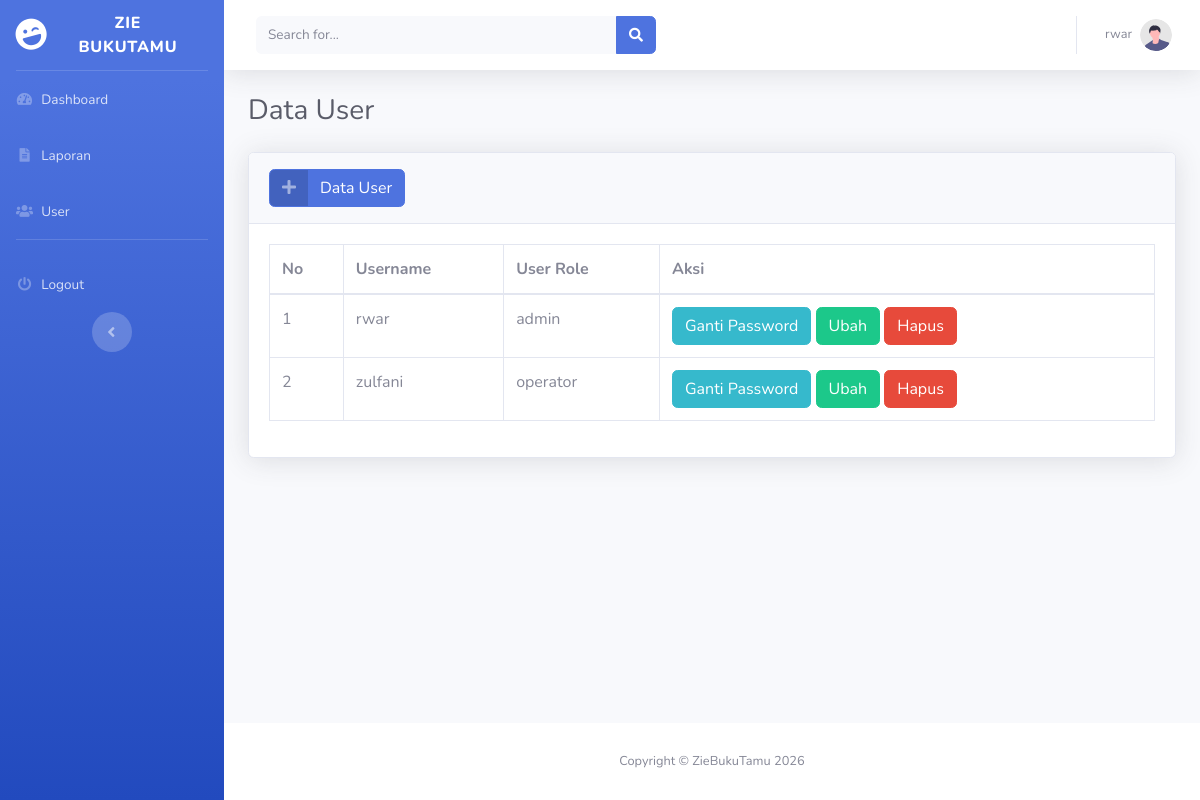
The app's page /users.php (signed in) with its own data.
### tables this page shows
CREATE TABLE `users` (
  `id_user` varchar(5) NOT NULL,
  `username` varchar(255) NOT NULL,
  `password` varchar(255) NOT NULL,
  `user_role` enum('admin','operator') NOT NULL
);

### function.php (called while the page is built, shortened)
<?php
require_once('koneksi.php');
function query($query) {
    global $koneksi;
    $result = mysqli_query($koneksi, $query);
    $rows = [];
    while ($row = mysqli_fetch_assoc($result)) {
        $rows[] = $row;
    }
    return $rows;
}
?>

### users.php (the view, shortened to what this page needs)
<?php
require_once('function.php');
include_once('templates/header.php');
?>
<div class="container-fluid">
    <h1 class="h3 mb-4 text-gray-800">Data User</h1>
    <link href="assets/vendor/datatables/dataTables.bootstrap4.min.css" rel="stylesheet">
    <div class="card shadow mb-4">
        <div class="card-header py-3">
            <button type="button" class="btn btn-primary btn-icon-split" data-toggle="modal" data-target="#tambahModal">
                <span class="icon text-white-50">
                    <i class="fas fa-plus"></i>
                </span>
                <span class="text">Data User</span>
            </button>
        </div>
        <div class="card-body">
            <div class="table-responsive">
                <table class="table table-bordered" id="dataTable" width="100%" cellspacing="0">
                    <thead>
                        <tr>
                            <th>No</th>
                            <th>Username</th>
                            <th>User Role</th>
                            <th>Aksi</th>
                        </tr>
                    </thead>
                    <tbody>
                        <?php
                        $no = 1;
                        $users = query("SELECT * FROM users");
                        foreach ($users as $user) : ?>
                        <tr>
                            <td><?= $no++; ?></td>
                            <td><?= $user['username'] ?></td>
                            <td><?= $user['user_role'] ?></td>
                            <td>
                                <button type="button" class="btn btn-info btn-icon-split" data-toggle="modal"
                                    data-target="#gantiPassword" data-id="<?= $user['id_user']?>">
                                    <span class="text">Ganti Password</span>
                                </button>
                                <a class="btn btn-success" href="edit-user.php?id=<?= $user['id_user'] ?>">Ubah</a>
                                <a onclick="return confirm('Apakah anda yakin ingin menghapus data ini?')" class="btn btn-danger"
                                href="hapus-user.php?id=<?= $user['id_user'] ?>">Hapus</a>
                            </td>
                        </tr>
                        <?php endforeach; ?>
                    </tbody>
                </table>
            </div>
        </div>
    </div>
</div>
<?php
include_once('templates/footer.php');
?>

### records on screen
users: username "rwar", user_role "admin"
users: username "zulfani", user_role "operator"

### other values on screen
$_SESSION['username'] "rwar"
